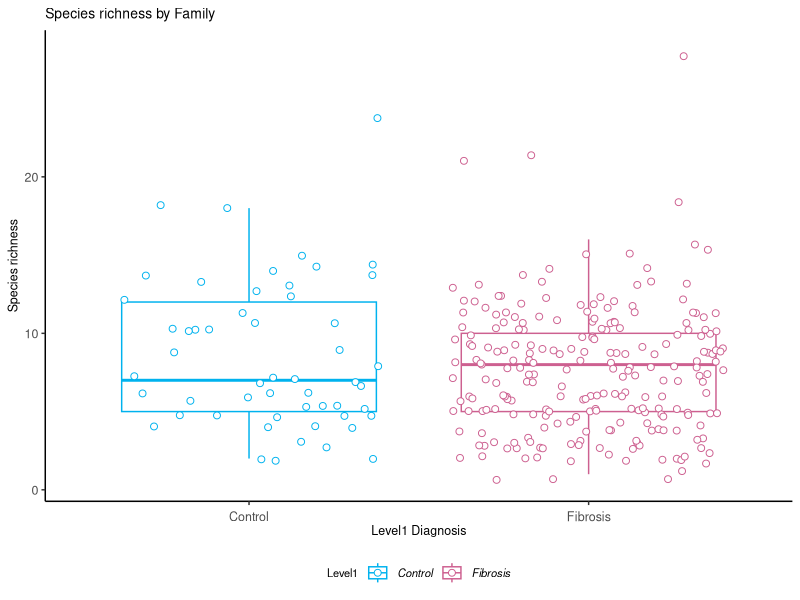
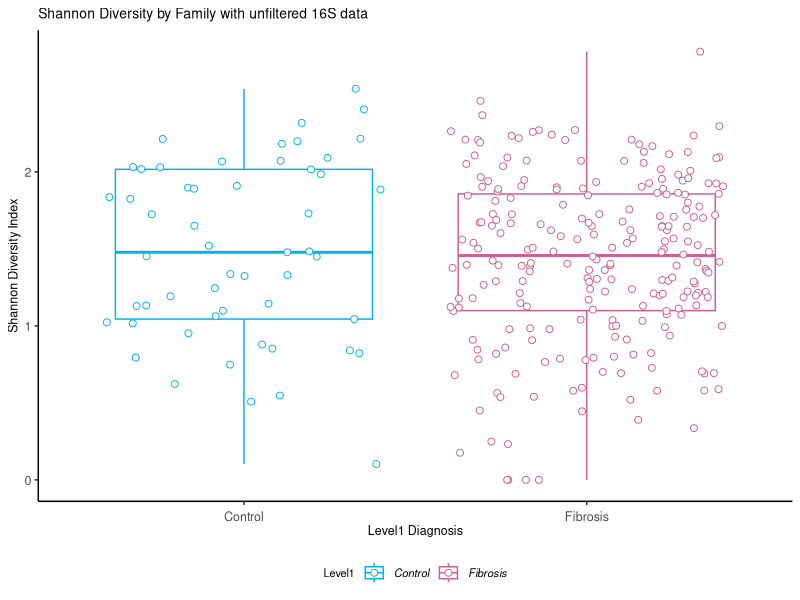
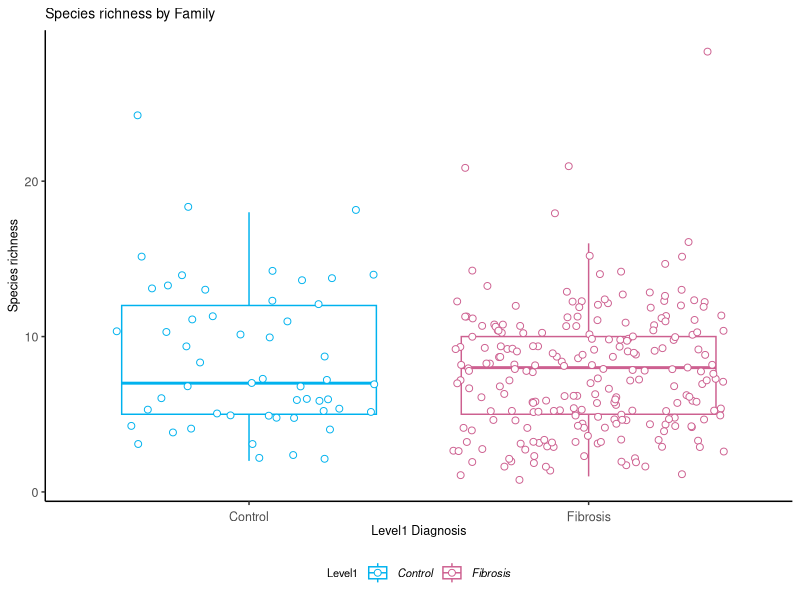
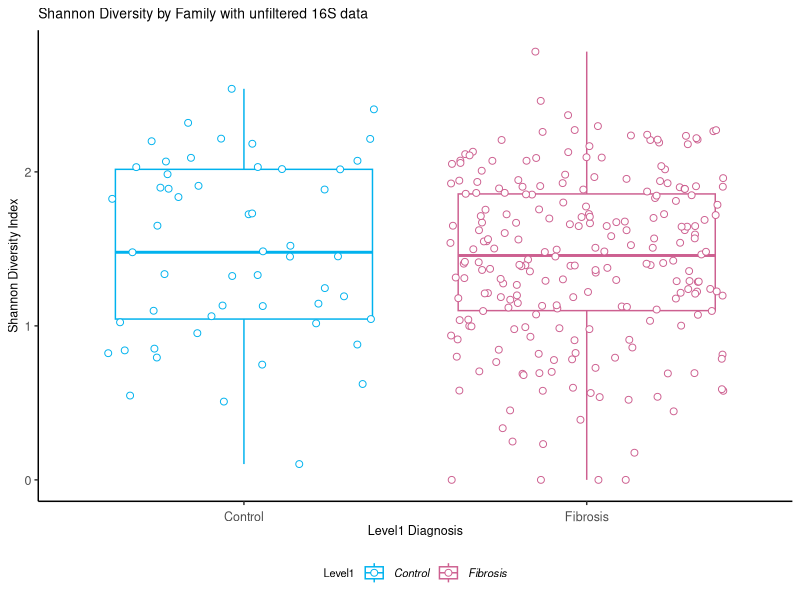

Generate these figures, in order, with R:
#### Housekeeping ####
setwd("~/GitHub/Imperial-Molyneaux/IPF-progressive/Family/")

#### Download libraries ####
#install.packages("dplyr")
library("dplyr")
#install.packages("tidyverse")
library("tidyverse")
#install.packages("ggplot2")
library("ggplot2")
#install.packages("reshape2")
library("reshape2")
#install.paclages("vegan")
library("vegan")
#install.packages("rstatix")
library("rstatix")

# Read in the saved csv file from previously
normalised_data <- read_csv("Family-normalised.csv")

abundance_table <- normalised_data %>%
  select(5:ncol(normalised_data)) # Only select the reads
rowSums(abundance_table) #check if in percentages
abundance_table <- abundance_table/rowSums(abundance_table)*100

metadata <- normalised_data %>%
  select("sample-id":"Diagnosis")
metadata$Level1 <- gsub("Controls", "Control", metadata$Level1)

#### Species Richness ####
# Calculate species number 
# Margin = 1, by row
species_number <- vegan::specnumber(abundance_table, MARGIN = 1)
species_number <- as.data.frame(species_number)
species_metadata <- cbind(metadata, species_number)
species_metadata$Level1 <- as.factor(species_metadata$Level1)

species_metadata_filter <- species_metadata %>%
  filter(!Level1 == "Negative")
wilcox.test(species_number ~ Level1, data = species_metadata_filter) #p=0.2

ggplot(species_metadata_filter, aes(x=Level1, y=species_number, color=Level1)) +
  geom_boxplot(aes(fill = Level1, shape = Level1, colour = Level1), outlier.shape = NA) +
  geom_point(position = "jitter", aes(fill = Level1,
                                      shape = Level1,
                                      colour = Level1), # change the shape 
             size = 2,
             stroke = .5) +
  scale_shape_manual(values=c(21, 21, 21)) +
  scale_color_manual(values=c("deepskyblue2",
                              "hotpink3",
                              "goldenrod")) +
  scale_fill_manual(values=c("white", "white", "white")) + # inner colour can change
  #facet_grid(. ~ `Status`,
  #           scales = "free", space = "free") +
  labs(title="Species richness by Family",
       y = "Species richness",
       x = "Level1 Diagnosis") +
  theme(#Set the title font size
    plot.title = element_text(size=10,
                              hjust = 0),
    #Set the legend title position
    legend.position = "bottom",
    #Set the legend title font size
    legend.title = element_text(size=8),
    #Define the size of the legend text and make it italic
    legend.text = element_text(size=8,
                               face = "italic"),
    #Remove the grey background from the legend
    legend.background = element_blank(),
    #Remove the box from the legend
    legend.key = element_blank(),
    #Remove the grey background
    panel.background = element_blank(),
    #Remove the plot border
    panel.border = element_blank(),
    #Remove the major plot grid lines
    panel.grid.major = element_blank(),
    #Remove the minor plot grid lines
    panel.grid.minor = element_blank(),
    #Change orientation of x axis labels
    axis.text.x = element_text(angle=0,
                               hjust=0.5,
                               vjust=0, # "justifying" text
                               size=9),
    axis.title.x = element_text(size=9),
    #Define the axis title text size
    axis.title = element_text(size=9),
    #Define the axis label text size
    axis.text.y = element_text(size=9),
    #Add back the x and y axis lines and define thickness (size), line type, and color
    axis.line = element_line(size = 0.5,
                             linetype = "solid",
                             colour = "black"))

ggsave("SpeciesRichness-Family-unfiltered.pdf", width = 150, height = 150,
       units = c("mm"), device = "pdf")

### SHANNON DIVERSITY ###
# Shannon Diversity stats
shannon_diversity <- vegan::diversity(abundance_table, index = "shannon")
shannon_diversity <- as.data.frame(shannon_diversity)
shannon_metadata <- cbind(metadata, shannon_diversity)
shannon_metadata$Level1 <- as.factor(shannon_metadata$Level1)

# Healthy vs. Disease
shannon_metadata_filter <- shannon_metadata %>%
  filter(!Level1=="Negative")

wilcox.test(shannon_diversity ~ Level1, data = shannon_metadata_filter) # p=0.5

shannon_metadata <- cbind(metadata, shannon_diversity)
shannon_metadata <- shannon_metadata %>%
  filter(!Level1=="Negative") # remove control samples

#Check the taxa level used
ggplot(shannon_metadata, aes(x=Level1, y=shannon_diversity, color=Level1)) +
  geom_boxplot(aes(fill = Level1, shape = Level1, colour = Level1), outlier.shape = NA) +
  geom_point(position = "jitter", aes(fill = Level1,
                                        shape = Level1,
                                        colour = Level1), # change the shape 
             size = 2,
             stroke = .5) +
  scale_shape_manual(values=c(21, 21, 21)) +
  scale_color_manual(values=c("deepskyblue2",
                              "hotpink3",
                              "goldenrod")) +
  scale_fill_manual(values=c("white", "white", "white")) + # inner colour can change
  labs(title="Shannon Diversity by Family with unfiltered 16S data",
       y = "Shannon Diversity Index",
       x = "Level1 Diagnosis") +
  theme(#Set the title font size
    plot.title = element_text(size=10,
                              hjust = 0),
    plot.subtitle = element_text(size = 9,
                                 hjust = 0),
    #Set the legend title position
    legend.position = "bottom",
    #Set the legend title font size
    legend.title = element_text(size=8),
    #Define the size of the legend text and make it italic
    legend.text = element_text(size=8,
                               face = "italic"),
    #Remove the grey background from the legend
    legend.background = element_blank(),
    #Remove the box from the legend
    legend.key = element_blank(),
    #Remove the grey background
    panel.background = element_blank(),
    #Remove the plot border
    panel.border = element_blank(),
    #Remove the major plot grid lines
    panel.grid.major = element_blank(),
    #Remove the minor plot grid lines
    panel.grid.minor = element_blank(),
    #Change orientation of x axis labels
    axis.text.x = element_text(angle=0,
                               hjust=0.5,
                               vjust=0, # "justifying" text
                               size=9),
    axis.title.x = element_text(size=9),
    #Define the axis title text size
    axis.title = element_text(size=9),
    #Define the axis label text size
    axis.text.y = element_text(size=9),
    #Add back the x and y axis lines and define thickness (size), line type, and color
    axis.line = element_line(size = 0.5,
                             linetype = "solid",
                             colour = "black"))

ggsave("ShannonDiversity-Family-unfiltered.pdf", width = 150, height = 150,
       units = c("mm"), device = "pdf")
